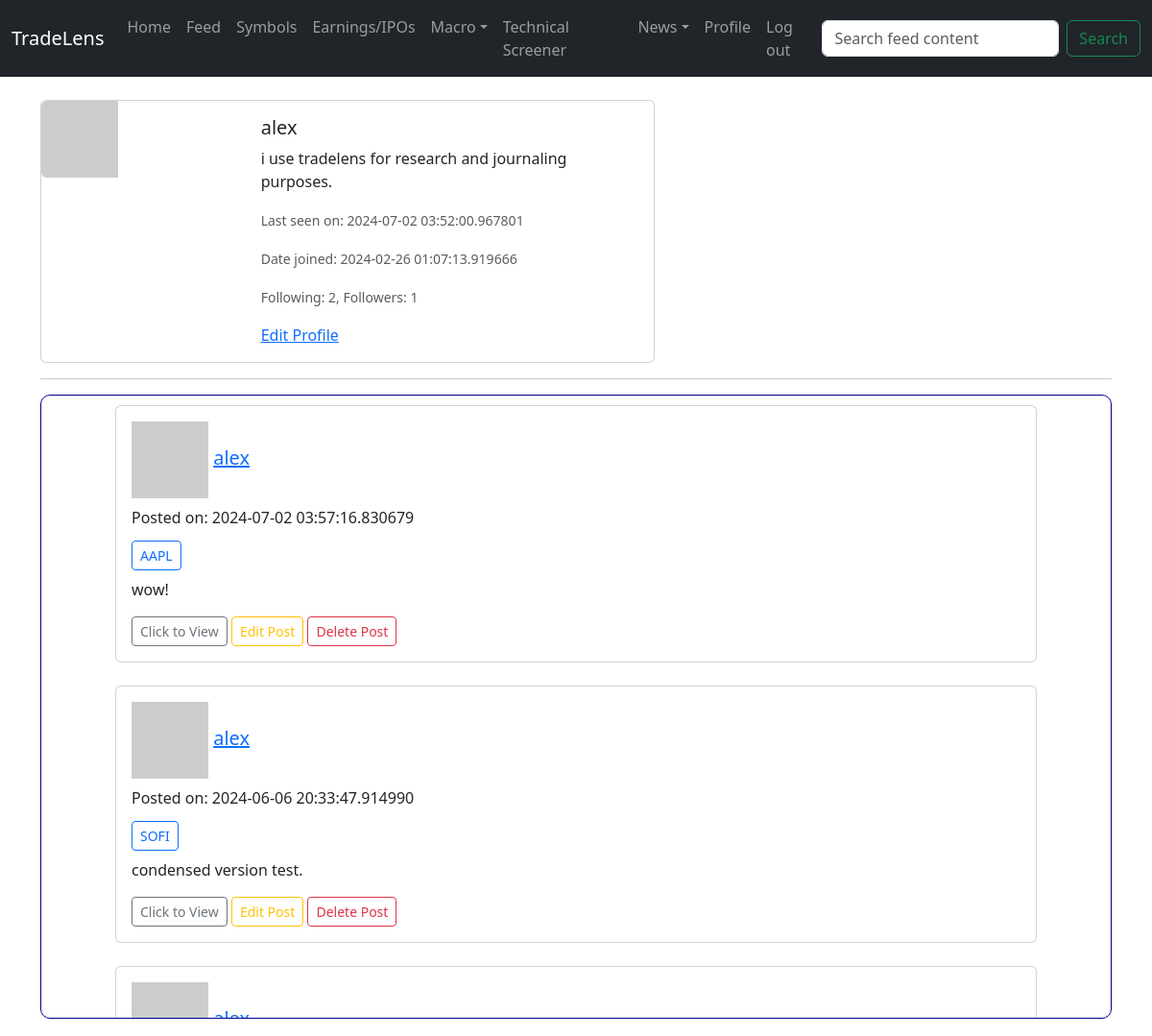
/user/alex (signed in, upper part), run on an earlier commit of the app's database.
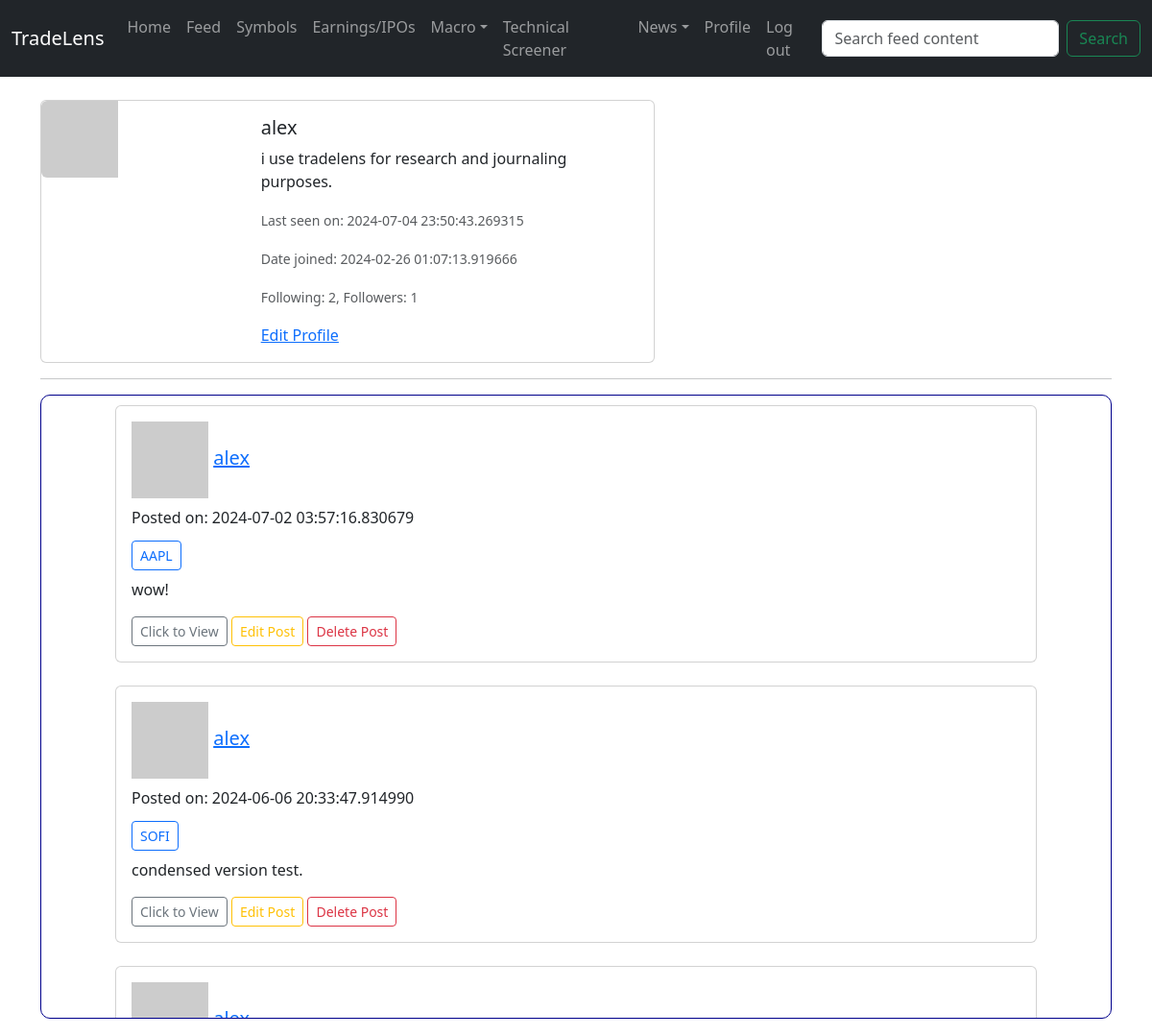
And on a later commit of the database.
### app/models.py (models this page shows, shortened)
class User(db.Model, UserMixin):
    id: so.Mapped[int] = so.mapped_column(primary_key=True)
    username: so.Mapped[str] = so.mapped_column(sa.String(64), index=True, unique=True)
    email: so.Mapped[str] = so.mapped_column(sa.String(120), index=True, unique=True)
    password_hash: so.Mapped[Optional[str]] = so.mapped_column(sa.String(256))
    about_me: so.Mapped[Optional[str]] = so.mapped_column(sa.String(200))
    last_seen: so.Mapped[Optional[datetime]] = so.mapped_column(default=lambda: datetime.now(timezone.utc))
    date_joined: so.Mapped[Optional[datetime]] = so.mapped_column(index=True,
                                                                  default=lambda: datetime.now(timezone.utc))
    posts: so.WriteOnlyMapped['Post'] = so.relationship(back_populates='author')
    watching = db.relationship('Stocks', secondary=watchlist, backref='watchers')
    def avatar(self, size):
        digest = md5(self.email.lower().encode('utf-8')).hexdigest()
        return f'https://www.gravatar.com/avatar/{digest}?d=identicon&s={size}'  # url of user's avatar image
    following: so.WriteOnlyMapped['User'] = so.relationship(
        secondary=followers,
        primaryjoin=(followers.c.follower_id == id),
        secondaryjoin=(followers.c.following_id == id),
        back_populates='followers'
    )
    followers: so.WriteOnlyMapped['User'] = so.relationship(
        secondary=followers,
        primaryjoin=(followers.c.following_id == id),
        secondaryjoin=(followers.c.follower_id == id),
        back_populates='following'
    )
    def followers_count(self):
        num_followers = sa.select(sa.func.count()).select_from(self.followers.select().subquery())
        return db.session.scalar(num_followers)
    def following_count(self):
        num_following = sa.select(sa.func.count()).select_from(self.following.select().subquery())
        return db.session.scalar(num_following)

class Post(db.Model):
    id: so.Mapped[int] = so.mapped_column(primary_key=True)
    title: so.Mapped[str] = so.mapped_column(sa.String(10), index=True)
    content: so.Mapped[str] = so.mapped_column(sa.Text())
    timestamp: so.Mapped[datetime] = so.mapped_column(index=True, default=lambda: datetime.now(timezone.utc))
    user_id: so.Mapped[int] = so.mapped_column(sa.ForeignKey(User.id), index=True)
    author: so.Mapped['User'] = so.relationship(back_populates='posts')

### app/users/routes.py (the view)
@bp_users.route('/user/<username>')
@login_required
def user(username):
    user = User.query.filter_by(username=username).first_or_404()
    form = EmptyForm()
    posts = Post.query.order_by(Post.timestamp.desc()).where(Post.user_id == user.id)
    return render_template(
        template_name_or_list='users/user.html',
        title=f'{user.username}',
        user=user,
        posts=posts,
        form=form
    )

### app/users/forms.py
class EmptyForm(FlaskForm):
    submit = SubmitField('Submit')

### app/main/forms.py
class SearchForm(FlaskForm):
    searched = StringField("Searched",
                           validators=[DataRequired()])  # name="searched" attribute, in <form> of navbar.html
    submit = SubmitField("Submit")

### app/models.py (called while the page is built)
@login_manager.user_loader
def load_user(id):  # Flask-Login passes id argument as string
    return db.session.get(User, int(id))

### app/users/templates/users/user.html (shortened to what this page needs)
{% extends 'main/base.html' %}
{% block content %}
    <div class="card mb-3" style="width: 40rem;">
        <div class="row g-0">
            <div class="col-md-4">
                <img src="{{ user.avatar(256) }}" class="img-fluid rounded-start" alt="">
            </div>
            <div class="col-md-8">
                <div class="card-body">
                    <h5 class="card-title">{{ user.username }}</h5>
                    <p class="card-text">{% if user.about_me %} {{ user.about_me }} {% endif %}</p>
                    <p class="card-text"><small class="text-body-secondary">{% if user.last_seen %} Last seen on: {{ user.last_seen }} {% endif %}</small></p>
                    <p class="card-text"><small class="text-body-secondary">{% if user.date_joined %} Date joined: {{ user.date_joined }} {% endif %}</small></p>
                    <p class="card-text"><small class="text-body-secondary">Following: {{ user.following_count() }}, Followers: {{ user.followers_count() }}</small></p>
                    {% if user == current_user %}
                        <a href="{{ url_for('users.edit_profile') }}">Edit Profile</a>
                    {% elif not current_user.is_following(user) %}
                        <form action="{{ url_for('users.follow', username=user.username) }}" method="post">
                            {{ form.hidden_tag() }}
                            {{ form.submit(class="btn btn-outline-dark btn-sm", value="Follow")}}
                        </form>
                    {% else %}
                        <form action="{{ url_for('users.unfollow', username=user.username) }}" method="post">
                            {{ form.hidden_tag() }}
                            {{ form.submit(class="btn btn-outline-dark btn-sm", value="Unfollow")}}
                        </form>
                    {% endif %}
                </div>
            </div>
        </div>
    </div>
    <hr>
    <div class="scrollable-list">
        {% for post in posts %}
            {% include 'feed/_post.html' %}
            <br>
        {% endfor %}
    </div>
{% endblock %}

### app/main/templates/main/base.html (shortened to what this page needs)
<!doctype html>
<html lang="en">
<head>
    <link href="https://cdn.jsdelivr.net/npm/bootstrap@5.3.2/dist/css/bootstrap.min.css" rel="stylesheet">
</head>
<body>
    <div class="wrapper">
        {% include 'main/navbar.html' %}
        <br>
        <div class="container content">
            {% block content %}
            {% endblock %}
        </div>
    </div>
    <br><br>
</body>
</html>

### app/main/templates/main/navbar.html (shortened to what this page needs)
<nav class="navbar navbar-expand-lg navbar-dark bg-dark sticky-top">
    <div class="container-fluid">
        <a class="navbar-brand" href="{{ url_for('main.index') }}">TradeLens</a>
        <div class="collapse navbar-collapse" id="navbarSupportedContent">
            <ul class="navbar-nav me-auto mb-2 mb-lg-0">
                <li class="nav-item">
                    <a class="nav-link" href="{{ url_for('main.index') }}">Home</a>
                </li>
                <li class="nav-item">
                    <a class="nav-link" href="{{ url_for('feed.feed') }}">Feed</a>
                </li>
                <li class="nav-item">
                    <a class="nav-link" href="{{ url_for('stocks.symbol_directory') }}">Symbols</a>
                </li>
                <li class="nav-item">
                    <a class="nav-link" href="{{ url_for('broad.earnings_ipos') }}">Earnings/IPOs</a>
                </li>
                <li class="nav-item dropdown">
                    <a class="nav-link dropdown-toggle" id="navbarDropdown" href="#" role="button" data-bs-toggle="dropdown" aria-expanded="false">Macro</a>
                </li>
                <li class="nav-item">
                    <a class="nav-link" href="{{ url_for('screener.technical_screener') }}">Technical Screener</a>
                </li>
                <li class="nav-item dropdown">
                    <a class="nav-link dropdown-toggle" id="navbarDropdown" href="#" role="button" data-bs-toggle="dropdown" aria-expanded="false">News</a>
                </li>
                {% if current_user.is_anonymous %}
                <li class="nav-item">
                    <a class="nav-link" href="{{ url_for('auth.login') }}">Log in</a>
                </li>
                {% else %}
                <li class="nav-item">
                    <a class="nav-link" href="{{ url_for('users.user', username=current_user.username) }}">Profile</a>
                </li>
                <li class="nav-item">
                    <a class="nav-link" href="{{ url_for('auth.logout') }}">Log out</a>
                </li>
                {% endif %}
            </ul>
            <form method="POST" action="{{ url_for('main.search') }}" class="d-flex" role="search">
                <input class="form-control me-2" type="search" placeholder="Search feed content" aria-label="Search" name="searched">
                <button class="btn btn-outline-success" type="submit">Search</button>
            </form>
        </div>
    </div>
</nav>

### app/feed/templates/feed/_post.html
<div class="container d-flex justify-content-center">
    <div class="row">
        <div class="col-12 mx-auto">
            <div class="card" style="width: 60rem;">
                <div class="card-body">
                    <h5 class="card-title">
                        <img src="{{ post.author.avatar(36) }}" alt="">
                        <a href="{{ url_for('users.user', username=post.author.username)}}">{{ post.author.username }}</a>
                    </h5>
                    <p>Posted on: {{ post.timestamp }}</p>
                    <h6 class="card-subtitle mb-2 text-body-secondary">
                        <a href="{{ url_for('stocks.symbol', symbol=post.title) }}" class="btn btn-outline-primary btn-sm">{{ post.title }}</a>
                    </h6>
                    <p class="card-text">{{ post.content | safe }}</p>
                    <a href="{{ url_for('feed.post', id=post.id) }}" class="btn btn-outline-secondary btn-sm">Click to View</a>
                    {% if current_user.id == post.author.id %}
                        <a href="{{ url_for('feed.edit_post', id=post.id) }}" class="btn btn-outline-warning btn-sm">Edit Post</a>
                        <a href="{{ url_for('feed.delete_post', id=post.id) }}" class="btn btn-outline-danger btn-sm">Delete Post</a>
                    {% endif %}
                </div>
            </div>
        </div>
    </div>
</div>

### app/main/templates/main/base.html (style rules this page uses)
html, body { height: 100%; }
.wrapper { min-height: 100vh; display: flex; flex-direction: column; }
.content { flex: 1; }

### app/users/templates/users/user.html (style rules this page uses)
.scrollable-list { max-height: 650px; overflow-y: auto; border: 1px solid darkblue; border-radius: 10px; padding: 10px; }

What changed in the data, as far as the page shows it:
changed User "alex": last_seen "2024-07-02 03:52:00.967801" → "2024-07-04 23:50:43.269315"
